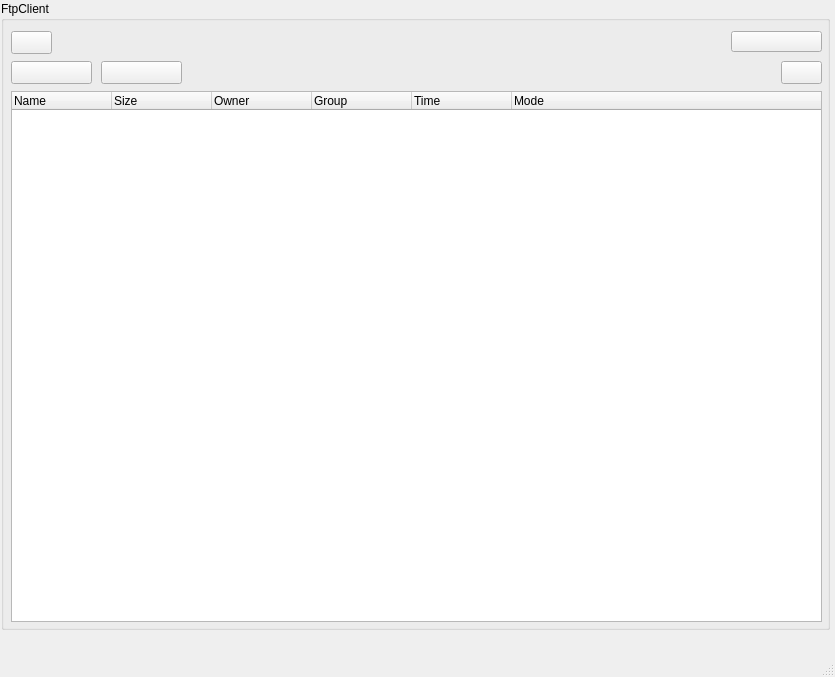
<?xml version="1.0" encoding="UTF-8"?>
<ui version="4.0">
 <class>MainWindow</class>
 <widget class="QMainWindow" name="MainWindow">
  <property name="geometry">
   <rect>
    <x>0</x>
    <y>0</y>
    <width>835</width>
    <height>677</height>
   </rect>
  </property>
  <property name="windowTitle">
   <string>MainWindow</string>
  </property>
  <widget class="QWidget" name="centralwidget">
   <widget class="QWidget" name="horizontalLayoutWidget">
    <property name="geometry">
     <rect>
      <x>0</x>
      <y>0</y>
      <width>831</width>
      <height>631</height>
     </rect>
    </property>
    <layout class="QHBoxLayout" name="horizontalLayout">
     <property name="leftMargin">
      <number>1</number>
     </property>
     <property name="topMargin">
      <number>1</number>
     </property>
     <property name="rightMargin">
      <number>1</number>
     </property>
     <property name="bottomMargin">
      <number>1</number>
     </property>
     <item>
      <widget class="QGroupBox" name="groupBox_2">
       <property name="title">
        <string>FtpClient</string>
       </property>
       <widget class="QPushButton" name="homeButton">
        <property name="geometry">
         <rect>
          <x>10</x>
          <y>30</y>
          <width>41</width>
          <height>23</height>
         </rect>
        </property>
        <property name="text">
         <string/>
        </property>
        <property name="icon">
         <iconset>
          <normaloff>icons/home.png</normaloff>icons/home.png</iconset>
        </property>
       </widget>
       <widget class="QPushButton" name="backButton">
        <property name="geometry">
         <rect>
          <x>10</x>
          <y>60</y>
          <width>81</width>
          <height>23</height>
         </rect>
        </property>
        <property name="text">
         <string/>
        </property>
        <property name="icon">
         <iconset>
          <normaloff>icons/back.png</normaloff>icons/back.png</iconset>
        </property>
       </widget>
       <widget class="QPushButton" name="nextButton">
        <property name="geometry">
         <rect>
          <x>100</x>
          <y>60</y>
          <width>81</width>
          <height>23</height>
         </rect>
        </property>
        <property name="text">
         <string/>
        </property>
        <property name="icon">
         <iconset>
          <normaloff>icons/next.png</normaloff>icons/next.png</iconset>
        </property>
       </widget>
       <widget class="QPushButton" name="uploadButton">
        <property name="geometry">
         <rect>
          <x>780</x>
          <y>60</y>
          <width>41</width>
          <height>23</height>
         </rect>
        </property>
        <property name="text">
         <string/>
        </property>
        <property name="icon">
         <iconset>
          <normaloff>icons/download.png</normaloff>icons/download.png</iconset>
        </property>
       </widget>
       <widget class="QTreeWidget" name="fileList">
        <property name="geometry">
         <rect>
          <x>10</x>
          <y>90</y>
          <width>811</width>
          <height>531</height>
         </rect>
        </property>
        <property name="columnCount">
         <number>6</number>
        </property>
        <column>
         <property name="text">
          <string>Name</string>
         </property>
        </column>
        <column>
         <property name="text">
          <string>Size</string>
         </property>
        </column>
        <column>
         <property name="text">
          <string>Owner</string>
         </property>
        </column>
        <column>
         <property name="text">
          <string>Group</string>
         </property>
        </column>
        <column>
         <property name="text">
          <string>Time</string>
         </property>
        </column>
        <column>
         <property name="text">
          <string>Mode</string>
         </property>
        </column>
       </widget>
       <widget class="QPushButton" name="connectButton">
        <property name="geometry">
         <rect>
          <x>730</x>
          <y>30</y>
          <width>91</width>
          <height>21</height>
         </rect>
        </property>
        <property name="text">
         <string/>
        </property>
        <property name="icon">
         <iconset>
          <normaloff>icons/internet.png</normaloff>icons/internet.png</iconset>
        </property>
       </widget>
      </widget>
     </item>
    </layout>
   </widget>
  </widget>
  <widget class="QMenuBar" name="menubar">
   <property name="geometry">
    <rect>
     <x>0</x>
     <y>0</y>
     <width>835</width>
     <height>20</height>
    </rect>
   </property>
  </widget>
  <widget class="QStatusBar" name="statusbar"/>
 </widget>
 <resources/>
 <connections/>
</ui>
